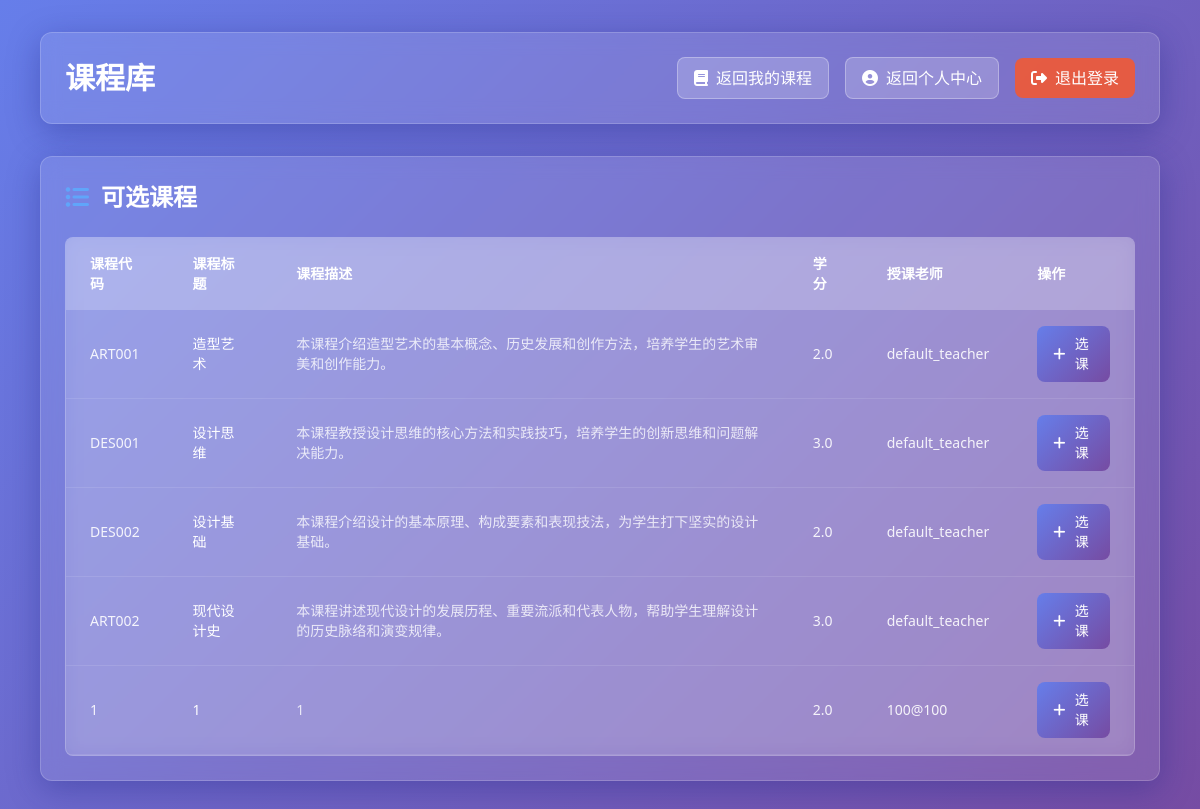
Page /course_library (signed in) on the committed database.
### app.py (models this page shows)
class Course(db.Model):
    id = db.Column(db.Integer, primary_key=True)
    course_code = db.Column(db.String(20), unique=True, nullable=False)  # 课程代码
    title = db.Column(db.String(100), nullable=False)  # 课程标题
    description = db.Column(db.Text, nullable=True)  # 课程描述
    teacher_id = db.Column(db.Integer, db.ForeignKey('user.id'), nullable=False)  # 授课老师ID
    credit = db.Column(db.Float, default=2.0)  # 学分
    created_at = db.Column(db.DateTime, default=datetime.utcnow)  # 创建时间
    video_path = db.Column(db.String(255), nullable=True)  # 视频文件路径
    teacher = db.relationship('User', backref=db.backref('courses_taught', lazy=True))

class User(db.Model):
    id = db.Column(db.Integer, primary_key=True)
    username = db.Column(db.String(80), unique=True, nullable=False)
    password = db.Column(db.String(120), nullable=False)
    role = db.Column(db.String(20), nullable=False)
    student_id = db.Column(db.String(20), unique=True, nullable=False)  # 学号/工号
    courses = db.Column(db.Integer, default=0)
    assignments = db.Column(db.Integer, default=0)
    completed_assignments = db.Column(db.Integer, default=0)
    average_score = db.Column(db.Float, default=0.0)
    student_count = db.Column(db.Integer, default=0)
    graded_assignments = db.Column(db.Integer, default=0)
    questions_answered = db.Column(db.Integer, default=0)
    quizzes_graded = db.Column(db.Integer, default=0)
    suggestions_provided = db.Column(db.Integer, default=0)

### app.py (the view)
@app.route('/course_library')
def course_library():
    if 'user_id' not in session:
        return redirect(url_for('login'))
    user = User.query.get(session['user_id'])
    all_courses = Course.query.all()
    enrolled_course_ids = [sc.course_id for sc in user.enrolled_courses]
    return render_template('students_html/course_library.html', user=user, courses=all_courses, enrolled_course_ids=enrolled_course_ids)

### app.py (called while the page is built)
@app.after_request
def set_encoding(response):
    response.headers['Content-Type'] = 'text/html; charset=utf-8'
    return response

@app.after_request
def set_utf8_content_type(response):
    if response.content_type.startswith('text/html'):
        response.headers['Content-Type'] = 'text/html; charset=utf-8'
    return response

### templates/students_html/course_library.html (shortened to what this page needs)
<!DOCTYPE html>
<html lang="zh-CN">
<head>
    <script src="https://cdn.tailwindcss.com"></script>
    <link rel="stylesheet" href="https://cdnjs.cloudflare.com/ajax/libs/font-awesome/6.4.0/css/all.min.css">
</head>
<body class="min-h-screen">
    <div class="container mx-auto px-4 py-8 max-w-6xl">
        <div class="glass-card p-6 mb-8">
            <div class="flex justify-between items-center">
                <h1 class="text-3xl font-bold text-white">课程库</h1>
                <div class="flex items-center space-x-4">
                    <a href="{{ url_for('courses') }}" class="action-button px-4 py-2 font-medium flex items-center">
                        <i class="fas fa-book mr-2"></i>返回我的课程
                    </a>
                    <a href="{{ url_for('dashboard') }}" class="action-button px-4 py-2 font-medium flex items-center">
                        <i class="fas fa-user-circle mr-2"></i>返回个人中心
                    </a>
                    <a href="{{ url_for('logout') }}" class="danger-button px-4 py-2 font-medium flex items-center">
                        <i class="fas fa-sign-out-alt mr-2"></i>退出登录
                    </a>
                </div>
            </div>
        </div>
        <div class="glass-card p-6 mb-8">
            <div class="flex items-center justify-between mb-6">
                <h2 class="text-2xl font-bold text-white flex items-center">
                    <i class="fas fa-list-ul text-blue-400 mr-3"></i>可选课程
                </h2>
            </div>
            {% if courses %}
                <div class="table-glass overflow-hidden">
                    <table class="w-full text-sm text-left">
                        <thead class="bg-white/20">
                            <tr>
                                <th class="px-6 py-4 font-bold text-white">课程代码</th>
                                <th class="px-6 py-4 font-bold text-white">课程标题</th>
                                <th class="px-6 py-4 font-bold text-white">课程描述</th>
                                <th class="px-6 py-4 font-bold text-white">学分</th>
                                <th class="px-6 py-4 font-bold text-white">授课老师</th>
                                <th class="px-6 py-4 font-bold text-white">操作</th>
                            </tr>
                        </thead>
                        <tbody>
                            {% for course in courses %}
                                <tr class="border-b border-white/10 hover:bg-white/10 transition-colors">
                                    <td class="px-6 py-4 text-white/90">{{ course.course_code }}</td>
                                    <td class="px-6 py-4 text-white font-medium">{{ course.title }}</td>
                                    <td class="px-6 py-4 text-white/80">{{ course.description }}</td>
                                    <td class="px-6 py-4 text-white/90">{{ course.credit }}</td>
                                    <td class="px-6 py-4 text-white/90">{{ course.teacher.username }}</td>
                                    <td class="px-6 py-4">
                                        {% if course.id in enrolled_course_ids %}
                                            <span class="action-button px-4 py-2 font-medium text-sm cursor-not-allowed opacity-70">已选</span>
                                        {% else %}
                                            <form action="{{ url_for('enroll_course', course_id=course.id) }}" method="post" style="display: inline;">
                                                <button type="submit" class="primary-button px-4 py-2 font-medium text-sm transition-colors flex items-center">
                                                    <i class="fas fa-plus mr-1"></i>选课
                                                </button>
                                            </form>
                                        {% endif %}
                                    </td>
                                </tr>
                            {% endfor %}
                        </tbody>
                    </table>
                </div>
            {% endif %}
        </div>
    </div>
</body>
</html>

### templates/students_html/course_library.html (style rules this page uses)
body { background: linear-gradient(135deg, #667eea 0%, #764ba2 100%); min-height: 100vh; font-family: 'Segoe UI', Tahoma, Geneva, Verdana, sans-serif; }
.glass-card { background: rgba(255, 255, 255, 0.1); backdrop-filter: blur(10px); border-radius: 12px; border: 1px solid rgba(255, 255, 255, 0.18); box-shadow: 0 8px 32px 0 rgba(31, 38, 135, 0.37); color: white; }
.table-glass { background: rgba(255, 255, 255, 0.15); backdrop-filter: blur(10px); border-radius: 8px; border: 1px solid rgba(255, 255, 255, 0.2); }
.action-button { background: rgba(255, 255, 255, 0.2); border: 1px solid rgba(255, 255, 255, 0.3); color: white; transition: all 0.3s ease; border-radius: 8px; }
.primary-button { background: linear-gradient(135deg, #667eea 0%, #764ba2 100%); border: none; color: white; transition: all 0.3s ease; border-radius: 8px; }
.danger-button { background: rgba(255, 87, 34, 0.8); border: none; color: white; transition: all 0.3s ease; border-radius: 8px; }

### rows in the picture
Course: course_code "ART001", title "造型艺术", description "本课程介绍造型艺术的基本概念、历史发展和创作方法，培养学生的艺术审美和创作能力。", credit "2.0", teacher.username "default_teacher"
Course: course_code "DES001", title "设计思维", description "本课程教授设计思维的核心方法和实践技巧，培养学生的创新思维和问题解决能力。", credit "3.0", teacher.username "default_teacher"
Course: course_code "DES002", title "设计基础", description "本课程介绍设计的基本原理、构成要素和表现技法，为学生打下坚实的设计基础。", credit "2.0", teacher.username "default_teacher"
Course: course_code "ART002", title "现代设计史", description "本课程讲述现代设计的发展历程、重要流派和代表人物，帮助学生理解设计的历史脉络和演变规律。", credit "3.0", teacher.username "default_teacher"
Course: course_code "1", title "1", description "1", credit "2.0", teacher.username "100@100"
